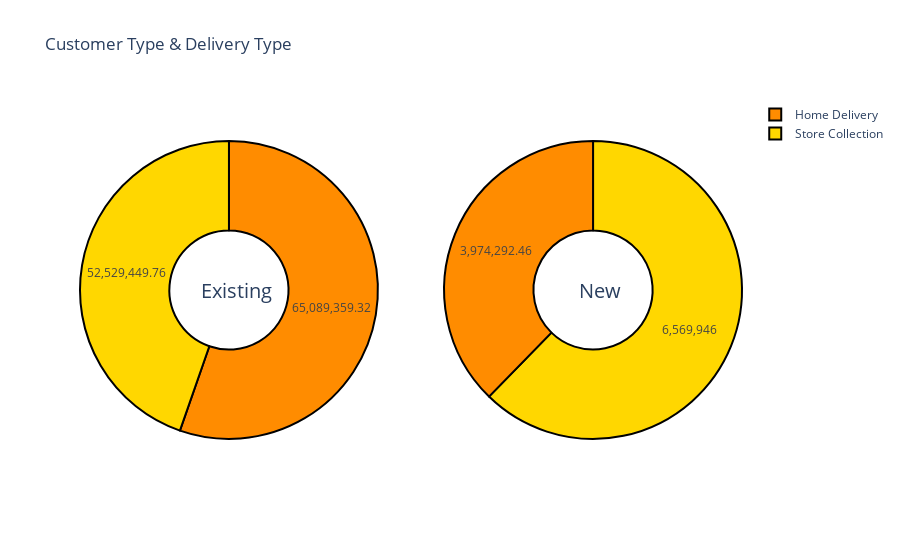

Notebook code cell kept with this figure:
### Code cell
import plotly.graph_objects as go
from plotly.subplots import make_subplots

labels = df['Delivery Type']
value_exist = df['Revenue'].loc[df['Customer Type'] == 'Existing']
value_new = df['Revenue'].loc[df['Customer Type'] == 'New']
colors = ['gold', 'darkorange']

fig = make_subplots(rows=1, cols=2, specs=[[{'type':'domain'}, {'type':'domain'}]])
fig.add_trace(go.Pie(labels=labels, values=value_exist, name="Existing Customer"),
              1, 1)
fig.add_trace(go.Pie(labels=labels, values=value_new, name="New Customer"),
              1, 2)

fig.update_traces(hole=.4, hoverinfo="label+percent+name", textinfo = 'value',
                 marker=dict(colors=colors, line=dict(color='#000000', width=2)))

fig.update_layout(
    title_text="Customer Type & Delivery Type",
    annotations=[dict(text='Existing', x=0.18, y=0.5, font_size=20, showarrow=False),
                 dict(text='New', x=0.82, y=0.5, font_size=20, showarrow=False)])
fig.show()
